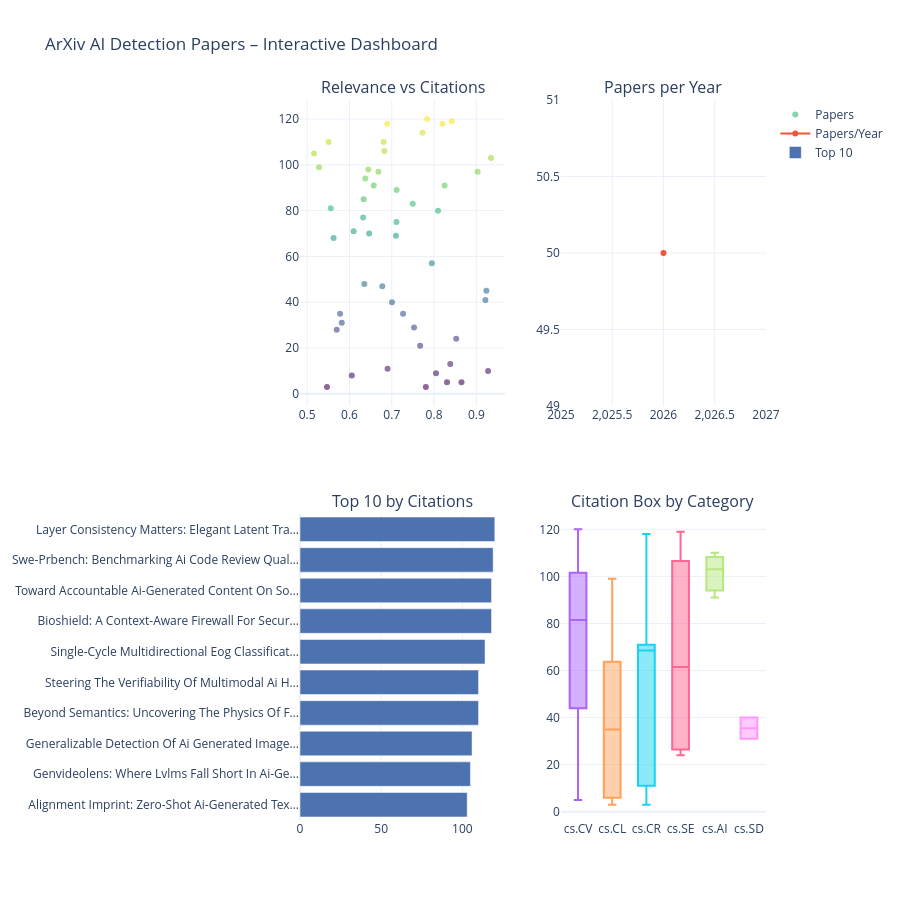

Source (notebook cell):
### Markdown cell above
---
## Part 7 – Interactive Multi-Layout Dashboard

### Code cell
from src.visualization.interactive_charts import interactive_multi_layout
fig = interactive_multi_layout(df, INTERACTIVE_OUT)
fig.show()

### Figure 1 — Plotly figure (JSON) as saved in the notebook; plotly's stock layout.template omitted (floating-point values rounded to 4 significant figures)
{"data": [{"hovertemplate": "<b>%{text}</b><br>Relevance: %{x:.3f}<br>Citations: %{y}<extra></extra>", "marker": {"color": [81, 94, 28, 13, 114, 75, 3, 29, 3, 91, 69, 57, 103, 97, 89, 35, 97, 11, 45, 77, 5, 68, 118, 70, 80, 110, 24, 5, 98, 10, 110, 35, 106, 47, 85, 119, 9, 21, 31, 48, 118, 71, 41, 99, 105, 40, 8, 120, 91, 83], "colorscale": [[0, "#440154"], [0.1111, "#482878"], [0.2222, "#3e4989"], [0.3333, "#31688e"], [0.4444, "#26828e"], [0.5556, "#1f9e89"], [0.6667, "#35b779"], [0.7778, "#6ece58"], [0.8889, "#b5de2b"], [1, "#fde725"]], "opacity": 0.6, "showscale": false, "size": 6}, "mode": "markers", "name": "Papers", "text": ["Styleshield: Exposing The Fragility Of Aigc Detectors Throug", "Ucsc-Nlp At Semeval-2026 Task 13: Multi-View Generalization ", "Gpt-Image-2 In The Wild: A Twitter Dataset Of Self-Reported ", "Dymapia: A Multi-Domain Framework For Detecting Ai-Based Vid", "Single-Cycle Multidirectional Eog Classification Faster Than", "Latent Space Probing For Adult Content Detection In Video Ge", "Deepsignature: Digitally Signed, Content-Encoding Watermarks", "Ethics Testing: Proactive Identification Of Generative Ai Sy", "Explainable Disentangled Representation Learning For General", "Reasoning-Aware Aigc Detection Via Alignment And Reinforceme", "Dual-Guard: Dual-Channel Latent Watermarking For Provenance ", "From Exposure To Adoption: Generative Ai In European Workpla", "Alignment Imprint: Zero-Shot Ai-Generated Text Detection Via", "Quality-Aware Calibration For Ai-Generated Image Detection I", "Who Gets Flagged? The Pluralistic Evaluation Gap In Ai Conte", "Breaking The Generator Barrier: Disentangled Representation ", "Combating Pattern And Content Bias: Adversarial Feature Lear", "Timemark: A Trustworthy Time Watermarking Framework For Exac", "C-Red: A Comprehensive Chinese Benchmark For Ai-Generated Te", "From Redaction To Restoration: Deep Learning For Medical Ima", "Unimark: Unified Adaptive Multi-Bit Watermarking For Autoreg", "Seed: A Large-Scale Benchmark For Provenance Tracing In Sequ", "Toward Accountable Ai-Generated Content On Social Platforms:", "Many Ways To Be Fake: Benchmarking Fake News Detection Under", "Making Mllms Blind: Adversarial Smuggling Attacks In Mllm Co", "Steering The Verifiability Of Multimodal Ai Hallucinations", "Semlink: A Semantic-Aware Automated Test Oracle For Hyperlin", "Dia-Harm: Dialectal Disparities In Harmful Content Detection", "Filegram: Grounding Agent Personalization In File-System Beh", "Preserving Forgery Artifacts: Ai-Generated Video Detection A", "Beyond Semantics: Uncovering The Physics Of Fakes Via Univer", "Is It Cake Or Is It Ai? A Systematic Review Of Human Uncerta", "Generalizable Detection Of Ai Generated Images With Large Mo", "Diversity Matters: Dataset Diversification And Dual-Branch N", "Gaussian Shannon: High-Precision Diffusion Model Watermarkin", "Swe-Prbench: Benchmarking Ai Code Review Quality Against Pul", "Saying More Than They Know: A Framework For Quantifying Epis", "From Manipulation To Mistrust: Explaining Diverse Micro-Vide", "Echoes: A Semantically-Aligned Music Deepfake Detection Data", "Agentfox: Llm Agent-Guided Fusion With Explainability For Ai", "Bioshield: A Context-Aware Firewall For Securing Bio-Llms", "Securebreak -- A Dataset Towards Safe And Secure Models", "Efficient Zero-Shot Ai-Generated Image Detection", "Tab-Audit: Detecting Ai-Fabricated Scientific Tables Via Mul", "Genvideolens: Where Lvlms Fall Short In Ai-Generated Video D", "Phonemedf: A Synthetic Speech Dataset For Audio Deepfake Det", "Rising Prevalence Of Detected Ai-Generated Text In Medical L", "Layer Consistency Matters: Elegant Latent Transition Discrep", "Ai-Driven Phase Identification From X-Ray Hyperspectral Imag", "Vivecaption: A Split Approach To Caption Quality Improvement"], "type": "scatter", "x": [0.5557, 0.6375, 0.5698, 0.8383, 0.7727, 0.711, 0.5468, 0.7527, 0.7806, 0.8249, 0.7098, 0.7946, 0.9347, 0.9029, 0.7113, 0.5777, 0.6683, 0.69, 0.9237, 0.6323, 0.8649, 0.5624, 0.6893, 0.6466, 0.8093, 0.6808, 0.8523, 0.8306, 0.6447, 0.9277, 0.5505, 0.7267, 0.6824, 0.6776, 0.6335, 0.8418, 0.8046, 0.7671, 0.5817, 0.635, 0.82, 0.6098, 0.9214, 0.528, 0.5161, 0.7006, 0.6055, 0.7836, 0.6573, 0.7496], "xaxis": "x", "y": [81, 94, 28, 13, 114, 75, 3, 29, 3, 91, 69, 57, 103, 97, 89, 35, 97, 11, 45, 77, 5, 68, 118, 70, 80, 110, 24, 5, 98, 10, 110, 35, 106, 47, 85, 119, 9, 21, 31, 48, 118, 71, 41, 99, 105, 40, 8, 120, 91, 83], "yaxis": "y"}, {"hovertemplate": "Year: %{x}<br>Papers: %{y}<extra></extra>", "line": {"width": 2}, "mode": "lines+markers", "name": "Papers/Year", "type": "scatter", "x": [2026], "xaxis": "x2", "y": [50], "yaxis": "y2"}, {"hovertemplate": "%{y}<br>Citations: %{x}<extra></extra>", "marker": {"color": "#4C72B0"}, "name": "Top 10", "orientation": "h", "type": "bar", "x": [120, 119, 118, 118, 114, 110, 110, 106, 105, 103], "xaxis": "x3", "y": ["Layer Consistency Matters: Elegant Latent Tra…", "Swe-Prbench: Benchmarking Ai Code Review Qual…", "Toward Accountable Ai-Generated Content On So…", "Bioshield: A Context-Aware Firewall For Secur…", "Single-Cycle Multidirectional Eog Classificat…", "Steering The Verifiability Of Multimodal Ai H…", "Beyond Semantics: Uncovering The Physics Of F…", "Generalizable Detection Of Ai Generated Image…", "Genvideolens: Where Lvlms Fall Short In Ai-Ge…", "Alignment Imprint: Zero-Shot Ai-Generated Tex…"], "yaxis": "y3"}, {"hovertemplate": "Category: cs.CV<br>Citations: %{y}<extra></extra>", "name": "cs.CV", "showlegend": false, "type": "box", "xaxis": "x4", "y": [28, 13, 75, 97, 97, 77, 5, 118, 80, 98, 10, 110, 106, 47, 85, 48, 41, 105, 120, 83], "yaxis": "y4"}, {"hovertemplate": "Category: cs.CL<br>Citations: %{y}<extra></extra>", "name": "cs.CL", "showlegend": false, "type": "box", "xaxis": "x4", "y": [3, 35, 45, 70, 5, 9, 99], "yaxis": "y4"}, {"hovertemplate": "Category: cs.CR<br>Citations: %{y}<extra></extra>", "name": "cs.CR", "showlegend": false, "type": "box", "xaxis": "x4", "y": [3, 69, 11, 68, 118, 71], "yaxis": "y4"}, {"hovertemplate": "Category: cs.SE<br>Citations: %{y}<extra></extra>", "name": "cs.SE", "showlegend": false, "type": "box", "xaxis": "x4", "y": [94, 29, 24, 119], "yaxis": "y4"}, {"hovertemplate": "Category: cs.AI<br>Citations: %{y}<extra></extra>", "name": "cs.AI", "showlegend": false, "type": "box", "xaxis": "x4", "y": [91, 103, 110], "yaxis": "y4"}, {"hovertemplate": "Category: cs.SD<br>Citations: %{y}<extra></extra>", "name": "cs.SD", "showlegend": false, "type": "box", "xaxis": "x4", "y": [31, 40], "yaxis": "y4"}], "layout": {"annotations": [{"font": {"size": 16}, "showarrow": false, "text": "Relevance vs Citations", "x": 0.22, "xanchor": "center", "xref": "paper", "y": 1, "yanchor": "bottom", "yref": "paper"}, {"font": {"size": 16}, "showarrow": false, "text": "Papers per Year", "x": 0.78, "xanchor": "center", "xref": "paper", "y": 1, "yanchor": "bottom", "yref": "paper"}, {"font": {"size": 16}, "showarrow": false, "text": "Top 10 by Citations", "x": 0.22, "xanchor": "center", "xref": "paper", "y": 0.425, "yanchor": "bottom", "yref": "paper"}, {"font": {"size": 16}, "showarrow": false, "text": "Citation Box by Category", "x": 0.78, "xanchor": "center", "xref": "paper", "y": 0.425, "yanchor": "bottom", "yref": "paper"}], "height": 900, "title": {"text": "ArXiv AI Detection Papers – Interactive Dashboard"}, "xaxis": {"anchor": "y", "domain": [0, 0.44]}, "xaxis2": {"anchor": "y2", "domain": [0.56, 1]}, "xaxis3": {"anchor": "y3", "domain": [0, 0.44]}, "xaxis4": {"anchor": "y4", "domain": [0.56, 1]}, "yaxis": {"anchor": "x", "domain": [0.575, 1]}, "yaxis2": {"anchor": "x2", "domain": [0.575, 1]}, "yaxis3": {"anchor": "x3", "autorange": "reversed", "domain": [0, 0.425]}, "yaxis4": {"anchor": "x4", "domain": [0, 0.425]}}}
